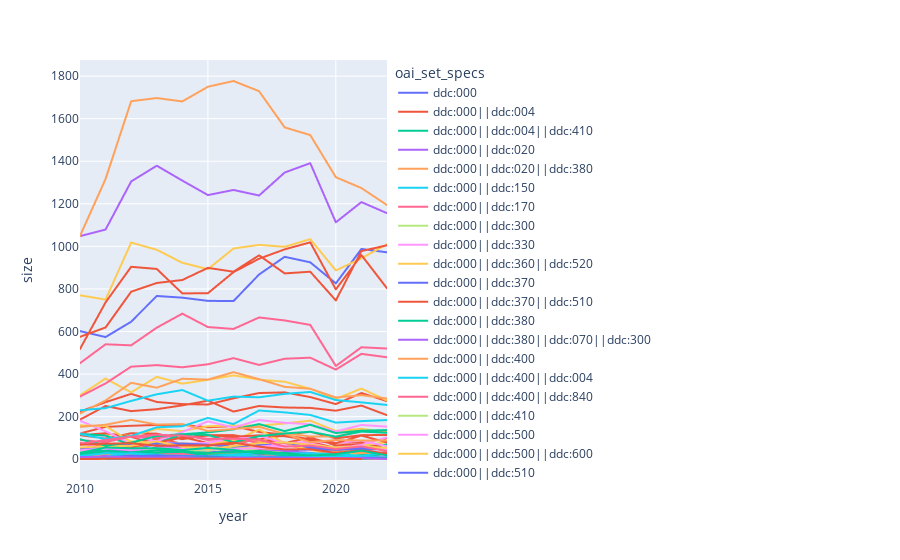

Notebook source saved alongside this figure:
### Code cell
import plotly.express as px

px.line(
    (
        df
        .groupby(["oai_set_specs", "year"], as_index = False)
        .size()
    ), 
    x = "year", 
    y = "size", 
    color = "oai_set_specs"
)
